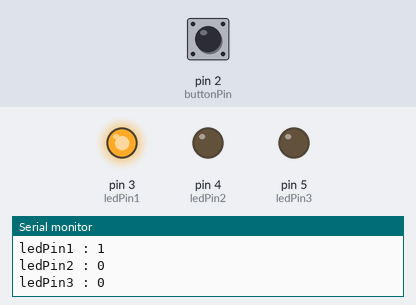
Recording of a sketch running on a simulated Arduino Uno, built with avr-gcc and run on an emulated ATmega328P. Parts: output pins drawn as LEDs (lit = HIGH), the last lines printed to the serial monitor. Dashed ring = blinking. Inputs (shaded band) come from the test bench; at power-on: pin 2 (buttonPin) LOW.

Above: at 1.8 s.
1.9 s: pin 2 (buttonPin) pulled HIGH for 3.2 s
At 5.5 s:
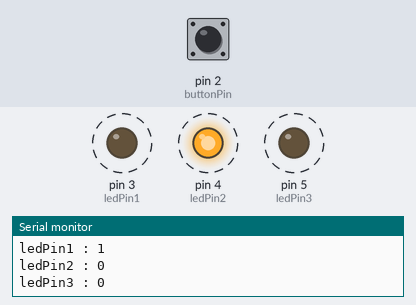
6.6 s: pin 2 (buttonPin) pulled HIGH for 0.6 s
At 8.3 s:
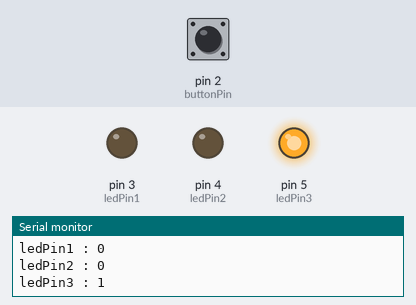
8.7 s: pin 2 (buttonPin) pulled HIGH for 1 s
At 10.3 s:
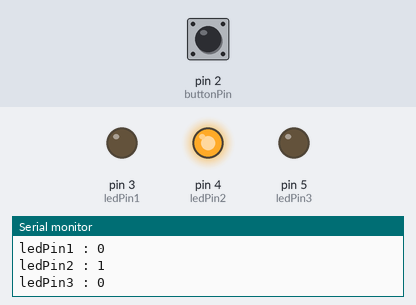
Timing chart, 0 to 11.8 s (numbered marks = the images above; inputs shaded):
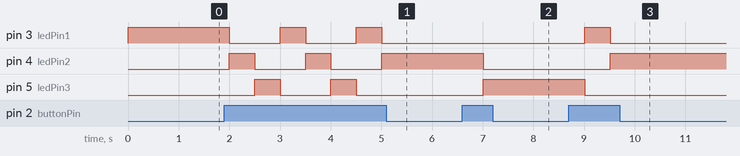

Measured:
- after the input at 1.9 s, pin 3 (ledPin1), pin 4 (ledPin2): alternates HIGH for 0.50 s and LOW for 1.0 s, starting after 0.10 s; pin 5 (ledPin3): alternates HIGH for 0.50 s and LOW for 1.0 s, 4 changes in all, then stays LOW, starting after 0.60 s
- after the input at 6.6 s, pin 4 (ledPin2): HIGH → LOW after 0.41 s; pin 5 (ledPin3): LOW → HIGH after 0.41 s
- after the input at 8.7 s, pin 3 (ledPin1): LOW → HIGH after 0.31 s, → LOW 0.50 s later; pin 4 (ledPin2): LOW → HIGH after 0.81 s; pin 5 (ledPin3): HIGH → LOW after 0.31 s

The sketch:

led3state.ino
```cpp
// 1-Switch 3-LED Control(Toggle)
// https://www.mekanizmalar.com/arduino-five-led-control-in-sequence-with-a-button.html

const int buttonPin = 2;  // the number of the pushbutton pin
const int ledPin1 = 3;    // the number of the LED pin
const int ledPin2 = 4;    // the number of the LED pin
const int ledPin3 = 5;    // the number of the LED pin

// variables will change:
int buttonState = 0;      // variable for reading the pushbutton status
int buttonPressCount = 1; // Initial Condition for ledPin1
int numberOfLED = 3;

void setup()
{
  Serial.begin(115200);

  // initialize the LED pin as an output:
  pinMode(ledPin1, OUTPUT);
  pinMode(ledPin2, OUTPUT);
  pinMode(ledPin3, OUTPUT);

  // initialize the pushbutton pin as an input:
  pinMode(buttonPin, INPUT);

  digitalWrite(ledPin1, HIGH);
}

void loop()
{
  // read the state of the pushbutton value:
  buttonState = digitalRead(buttonPin);
  // check if the pushbutton is pressed.
  // if it is, the buttonState is HIGH:
  if (buttonState == HIGH) {
    if (buttonPressCount % numberOfLED == 0)
      digitalWrite(ledPin1, HIGH); // turn LED1 on:
    else
      digitalWrite(ledPin1, LOW);

    if (buttonPressCount % numberOfLED == 1)
      digitalWrite(ledPin2, HIGH); // turn LED2 on:
    else
      digitalWrite(ledPin2, LOW);

    if (buttonPressCount % numberOfLED == 2)
      digitalWrite(ledPin3, HIGH); // turn LED3 on:
    else
      digitalWrite(ledPin3, LOW);

    buttonPressCount++;
  }
  delay(500);
  Serial.println(buttonPressCount);
  Serial.print("ledPin1 : " );  Serial.println(digitalRead(ledPin1));
  Serial.print("ledPin2 : " );  Serial.println(digitalRead(ledPin2));
  Serial.print("ledPin3 : " );  Serial.println(digitalRead(ledPin3));
}
```
